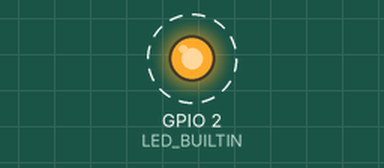
This program was run on a simulated ESP32. Shown: output pins drawn as LEDs (lit = HIGH). Dashed ring = blinking. WiFi joins after 1.5 s; servers stay silent unless stated; what the program prints to the serial monitor is not drawn.

Above: at 2.0 s.
Timing chart, 0 to 6.1 s (numbered marks = the images above):
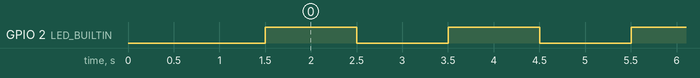

Measured:
- by itself, GPIO 2 (LED_BUILTIN): alternates HIGH for 1.0 s and LOW for 1.0 s

The program:

main.cpp
```cpp
#include <Arduino.h>
#include <WiFi.h>
#include <AsyncTCP.h>
#include <ESPAsyncWebServer.h>
#include <AsyncElegantOTA.h>

const char* ssid = "Rumah no 30";
const char* password = "heavyduty";

AsyncWebServer server(80);

// int LED_BUILTIN = 2;

void setup(void) {
  pinMode (LED_BUILTIN, OUTPUT);

  Serial.begin(115200);
  WiFi.mode(WIFI_STA);
  WiFi.begin(ssid, password);
  Serial.println("");

  // Wait for connection
  while (WiFi.status() != WL_CONNECTED) {
    delay(500);
    Serial.print(".");
  }
  Serial.println("");
  Serial.print("Connected to ");
  Serial.println(ssid);
  Serial.print("IP address: ");
  Serial.println(WiFi.localIP());

  server.on("/", HTTP_GET, [](AsyncWebServerRequest *request) {
    request->send(200, "text/plain", "Hi! I am Durotul Muntafiah.");
  });

  AsyncElegantOTA.begin(&server);    // Start ElegantOTA
  server.begin();
  Serial.println("HTTP server started");
}

void loop(void) {
  unsigned long waktu = millis();

  digitalWrite(LED_BUILTIN, HIGH);
  delay(1000);

  Serial.println(waktu);

  digitalWrite(LED_BUILTIN, LOW);
  delay(1000);

}
```
